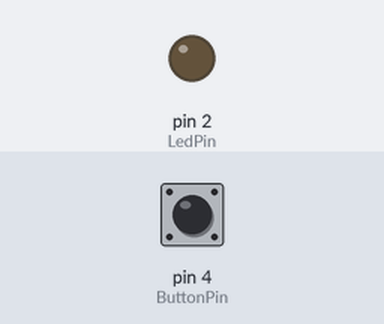
Simulated run of this sketch. Board: Arduino Uno, built with avr-gcc and run on an emulated ATmega328P. On the bench: output pins drawn as LEDs (lit = HIGH). The test bench sets the inputs (shaded band); at power-on: pin 4 (ButtonPin) LOW.

Above: at 1.2 s.
1.3 s: pin 4 (ButtonPin) pulled HIGH for 0.15 s
At 1.37 s:
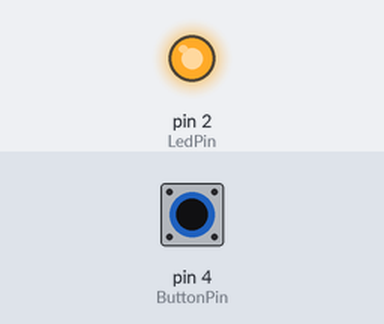
2.9 s: pin 4 (ButtonPin) pulled HIGH for 3.2 s
At 6.9 s:
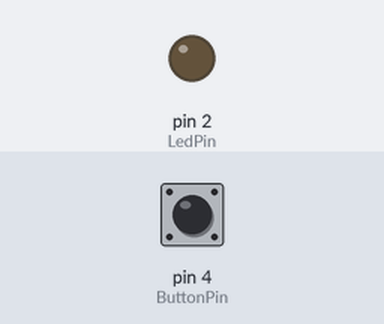
Timing chart, 0 to 8.4 s (numbered marks = the images above; inputs shaded):
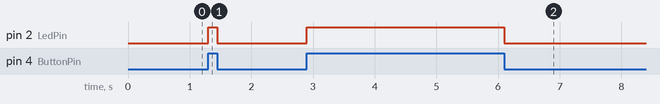

Measured:
- after the input at 1.3 s, pin 2 (LedPin): LOW → HIGH at once, → LOW 0.15 s later
- after the input at 2.9 s, pin 2 (LedPin): LOW → HIGH at once, → LOW 3.2 s later

The sketch:

ButtonControlLed.ino
```cpp
#define LedPin 2
#define ButtonPin 4

// the setup function runs once when you press reset or power the board
void setup() {
  // initialize digital pin LED_BUILTIN as an output.
  pinMode(LedPin, OUTPUT);
  digitalWrite(LedPin,LOW) ;
}

// the loop function runs over and over again forever
void loop() {
  if (digitalRead(ButtonPin) == HIGH)
    {
        digitalWrite(LedPin, HIGH);   // turn the LED on (HIGH is the voltage level)
    }
    else
    {
        digitalWrite(LedPin, LOW);   // turn the LED on (HIGH is the voltage level)
    }
}
```
